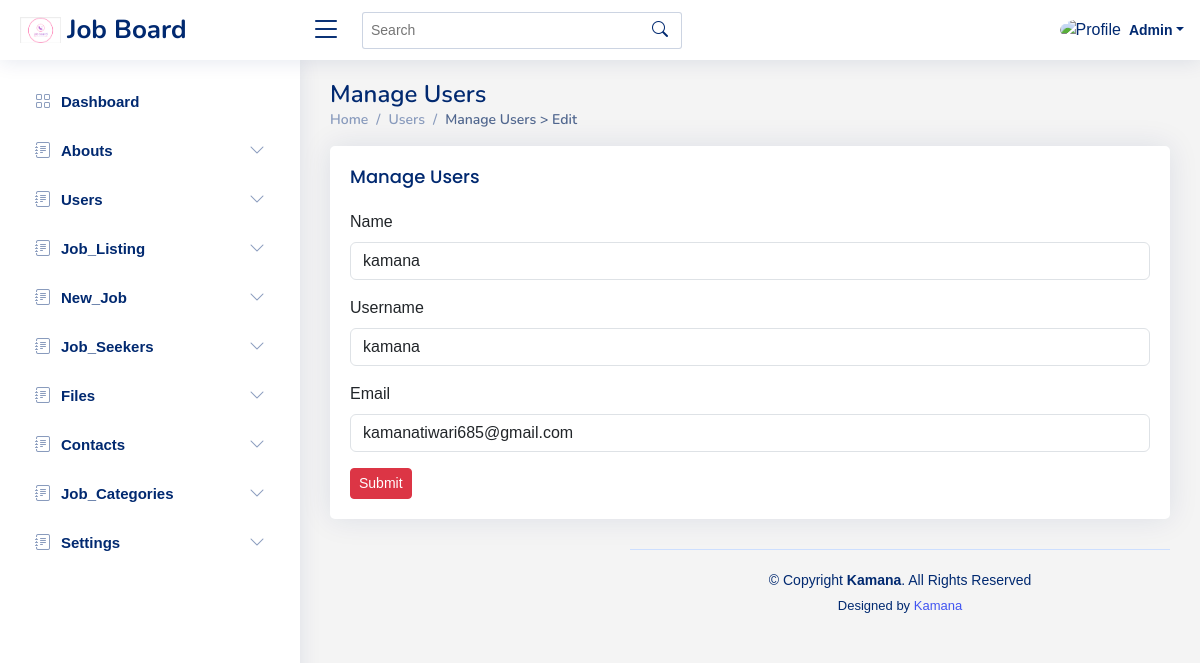
/admin/users/edit.php?id=1 (signed in), run on the app's committed database.
### tables this page shows
CREATE TABLE `users` (
  `id` int(11) NOT NULL,
  `name` varchar(50) NOT NULL,
  `email` varchar(50) NOT NULL,
  `username` varchar(50) NOT NULL,
  `password` text NOT NULL,
  `user_role` varchar(50) NOT NULL,
  `status` int(11) NOT NULL DEFAULT 1,
  `created_at` timestamp NOT NULL DEFAULT current_timestamp(),
  `updated_at` timestamp NOT NULL DEFAULT current_timestamp()
);

### admin/users/edit.php (the view, shortened to what this page needs)
<?php require('../includes/header.php'); ?>
<?php require('../includes/navbar.php'); ?>
<?php require('../includes/sidebar.php'); ?>
<main id="main" class="main">
  <div class="pagetitle">
    <h1>Manage Users</h1>
    <nav>
      <ol class="breadcrumb">
        <li class="breadcrumb-item"><a href="index.html">Home</a></li>
        <li class="breadcrumb-item">Users</li>
        <li class="breadcrumb-item active">Manage Users > Edit</li>
      </ol>
    </nav>
  </div>
  <section class="section">
    <div class="row">
      <div class="col-lg-12">
        <div class="card">
          <div class="card-body">
            <div class="d-flex align-items-center justify-content-between">
              <h5 class="card-title">Manage Users</h5>
            </div>
            <?php
            if (isset($_GET['id'])) {
              $id = $_GET['id'];
              $data = "SELECT * FROM users where id='$id'";
              $data_result = mysqli_query($con, $data);
              $fetch_data = mysqli_fetch_assoc($data_result);
            }
            ?>
            <form action="" method="POST" enctype="multipart/form-data">
              <div class="mb-3">
                <label for="input1" class="form-label">Name</label>
                <input type="text" class="form-control" name="name" value="<?php echo  $fetch_data['name']; ?>" id="input1" aria-describedby="emailHelp">
              </div>
              <div class="mb-3">
                <label for="input1" class="form-label">Username</label>
                <input type="text" class="form-control" name="username" value="<?php echo  $fetch_data['username']; ?>" id="input1" aria-describedby="emailHelp">
              </div>
              <div class="mb-3">
                <label for="exampleInputEmail1" class="form-label">Email</label>
                <input type="email" class="form-control" name="email" value="<?php echo  $fetch_data['email']; ?>" id="exampleInputEmail1" aria-describedby="emailHelp">
              </div>
              <button type="submit" class="btn btn-danger btn-sm" name="register">Submit</button>
            </form>
          </div>
        </div>
      </div>
    </div>
  </section>
  <?php require('../includes/footer.php') ?>

### admin/assets/css/style.css (style rules this page uses)
:root { scroll-behavior: smooth; }
body { font-family: "Open Sans", sans-serif; background: #f6f9ff; color: #444444; }
a { color: #4154f1; text-decoration: none; }
h1, h2, h3, h4, h5, h6 { font-family: "Nunito", sans-serif; }
body { font-family: Arial, sans-serif; margin: 0; background-color: #f4f4f4; }
#main { margin-top: 60px; padding: 20px 30px; transition: all 0.3s; }
.pagetitle { margin-bottom: 10px; }
.pagetitle h1 { font-size: 24px; margin-bottom: 0; font-weight: 600; color: #012970; }
.card { margin-bottom: 30px; border: none; border-radius: 5px; box-shadow: 0px 0 30px rgba(1, 41, 112, 0.1); }
.card-title { padding: 20px 0 15px 0; font-size: 18px; font-weight: 500; color: #012970; font-family: "Poppins", sans-serif; }
.card-body { padding: 0 20px 20px 20px; }
.breadcrumb { font-size: 14px; font-family: "Nunito", sans-serif; color: #899bbd; font-weight: 600; }
.breadcrumb a { color: #899bbd; transition: 0.3s; }
.breadcrumb .breadcrumb-item::before { color: #899bbd; }
.breadcrumb .active { color: #51678f; font-weight: 600; }
@media (min-width: 1200px) { #main, #footer { margin-left: 300px; } }

### data on the page
users: name "kamana", username "kamana", email "kamanatiwari685@gmail.com"
